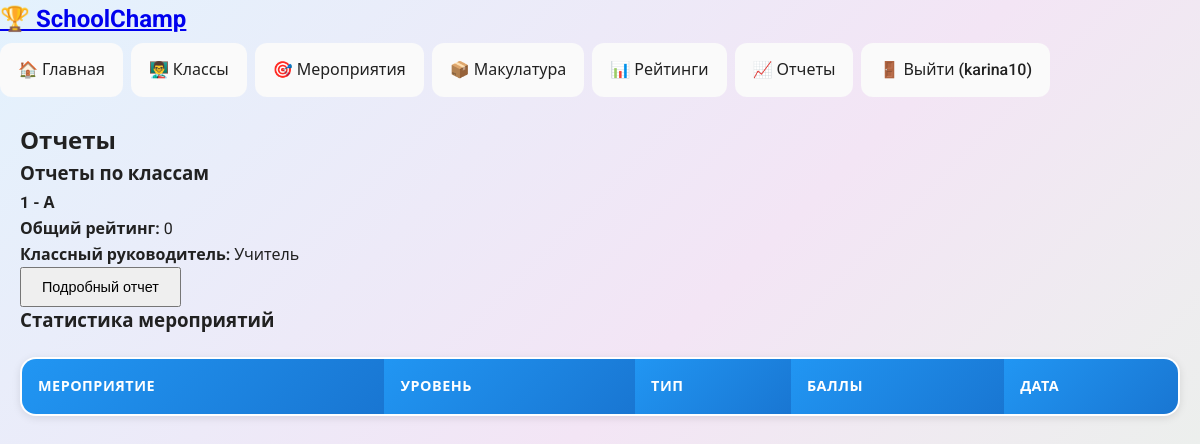
The app's page /reports (signed in) with its own data.
### models.py (models this page shows, shortened)
class User(UserMixin, db.Model):
    __tablename__ = 'users'
    id = db.Column(db.Integer, primary_key=True)
    username = db.Column(db.String(80), unique=True, nullable=False)
    email = db.Column(db.String(120), unique=True, nullable=False)
    password_hash = db.Column(db.String(120), nullable=False)
    role = db.Column(db.String(20), nullable=False, default='teacher')
    class_id = db.Column(db.Integer, db.ForeignKey('school_classes.id'), nullable=True)
    created_at = db.Column(db.DateTime, default=datetime.utcnow)
    managed_class = db.relationship('SchoolClass', backref='class_teacher', foreign_keys='SchoolClass.class_teacher_id')
    created_events = db.relationship('Event', backref='creator', foreign_keys='Event.created_by')
    approved_participations = db.relationship('Participation', backref='approver',
                                              foreign_keys='Participation.approved_by')
    approved_portfolio_entries = db.relationship('PortfolioEntry', backref='approver',
                                                 foreign_keys='PortfolioEntry.approved_by')
    class_points = db.relationship('ClassPoints', backref='teacher', foreign_keys='ClassPoints.assigned_by')

class SchoolClass(db.Model):
    __tablename__ = 'school_classes'
    id = db.Column(db.Integer, primary_key=True)
    name = db.Column(db.String(50), nullable=False)
    grade = db.Column(db.String(10), nullable=False)
    class_teacher_id = db.Column(db.Integer, db.ForeignKey('users.id'), nullable=True)
    total_rating = db.Column(db.Integer, default=0)
    created_at = db.Column(db.DateTime, default=datetime.utcnow)
    students = db.relationship('Student', backref='school_class', lazy=True, cascade='all, delete-orphan')
    class_points = db.relationship('ClassPoints', backref='school_class', lazy=True, cascade='all, delete-orphan')

### app.py (the view)
@app.route('/reports')
@login_required
def reports():
    classes = SchoolClass.query.all()
    events = Event.query.all()
    return render_template('reports.html', classes=classes, events=events)

### app.py (called while the page is built)
@app.context_processor
def utility_processor():
    def has_attr(obj, attr_name):
        return hasattr(obj, attr_name)
    return dict(has_attr=has_attr)

@login_manager.user_loader
def load_user(user_id):
    user = User.query.get(int(user_id))
    if not user:
        user = Student.query.get(int(user_id))
    return user

### templates/reports.html (shortened to what this page needs)
{% extends "base.html" %}
{% block content %}
<div class="reports-page">
    <h2>Отчеты</h2>
    <div class="reports-section">
        <h3>Отчеты по классам</h3>
        <div class="classes-list">
            {% for class in classes %}
            <div class="report-item">
                <h4>{{ class.grade }} - {{ class.name }}</h4>
                <p><strong>Общий рейтинг:</strong> {{ class.total_rating }}</p>
                <p><strong>Классный руководитель:</strong>
                    {% if class.class_teacher %}
                        {{ class.class_teacher.username }}
                    {% else %}
                        Не назначен
                    {% endif %}
                </p>
                <button onclick="loadClassReport({{ class.id }})" class="btn-small">Подробный отчет</button>
            </div>
            {% endfor %}
        </div>
    </div>
    <div class="reports-section">
        <h3>Статистика мероприятий</h3>
        <table>
            <thead>
                <tr>
                    <th>Мероприятие</th>
                    <th>Уровень</th>
                    <th>Тип</th>
                    <th>Баллы</th>
                    <th>Дата</th>
                </tr>
            </thead>
        </table>
    </div>
</div>
{% endblock %}

### templates/base.html (shortened to what this page needs)
<!DOCTYPE html>
<html lang="ru">
<head>
    <link rel="stylesheet" href="{{ url_for('static', filename='style.css') }}">
</head>
<body>
    <nav>
        <div class="nav-container">
            <h1><a href="{{ url_for('index') }}">🏆 SchoolChamp</a></h1>
            <ul>
                {% if current_user.is_authenticated %}
                    <li><a href="{{ url_for('dashboard') }}">🏠 Главная</a></li>
                    {% if current_user.role %}
                        <li><a href="{{ url_for('classes') }}">👨‍🏫 Классы</a></li>
                        <li><a href="{{ url_for('events') }}">🎯 Мероприятия</a></li>
                <li><a href="{{ url_for('paper_collection') }}">📦 Макулатура</a></li>
                    {% endif %}
                    <li><a href="{{ url_for('ratings') }}">📊 Рейтинги</a></li>
                    <li><a href="{{ url_for('reports') }}">📈 Отчеты</a></li>
                    <li><a href="{{ url_for('logout') }}">🚪 Выйти ({{ current_user.username if current_user.role else current_user.full_name }})</a></li>
                {% else %}
                    <li><a href="{{ url_for('login') }}">🔑 Войти</a></li>
                    <li><a href="{{ url_for('register') }}">📝 Регистрация</a></li>
                {% endif %}
            </ul>
        </div>
    </nav>
    <div class="container">
        {% block content %}{% endblock %}
    </div>
</body>
</html>

### static/style.css (style rules this page uses)
:root { --primary: #2196F3; --primary-dark: #1976D2; --primary-light: #BBDEFB; --secondary: #FF9800; --secondary-dark: #F57C00; --success: #4CAF50; --success-dark: #388E3C; --warning: #FFC107; --danger: #F44336; --info: #00BCD4; --light: #FAFAFA; --dark: #212121; --gray: #757575; --gray-light: #E0E0E0; --border-radius: 16px; --border-radius-sm: 12px; --shadow: 0 2px 8px rgba(0, 0, 0, 0.1); --shadow-lg: 0 4px 16px rgba(0, 0, 0, 0.15); --shadow-xl: 0 8px 24px rgba(0, 0, 0, 0.2); --transition: all 0.3s ease; }
* { margin: 0; padding: 0; box-sizing: border-box; }
body { font-family: 'Roboto', 'Segoe UI', system-ui, -apple-system, sans-serif; line-height: 1.6; color: var(--dark); background: linear-gradient(135deg, #E3F2FD 0%, #F3E5F5 50%, #E8F5E8 100%); min-height: 100vh; }
.container { max-width: 1200px; margin: 0 auto; padding: 20px; min-height: calc(100vh - 80px); }
nav ul { list-style: none; display: flex; gap: 8px; align-items: center; flex-wrap: nowrap; overflow-x: auto; -webkit-overflow-scrolling: touch; padding: 5px 0; }
nav ul li { flex-shrink: 0; }
nav ul li a { color: var(--dark); text-decoration: none; padding: 12px 16px; border-radius: var(--border-radius-sm); font-weight: 500; transition: var(--transition); background: var(--light); border: 2px solid transparent; white-space: nowrap; display: block; }
.btn-small { padding: 10px 20px; font-size: 0.9rem; }
table { width: 100%; border-collapse: collapse; background: white; border-radius: var(--border-radius); overflow: hidden; box-shadow: var(--shadow); margin: 20px 0; border: 2px solid var(--gray-light); }
table th, table td { padding: 16px; text-align: left; border-bottom: 2px solid var(--gray-light); }
table th { background: linear-gradient(135deg, var(--primary), var(--primary-dark)); color: white; font-weight: 600; font-size: 0.9rem; text-transform: uppercase; letter-spacing: 0.5px; }

### records on screen
User: role+username "karina10"
SchoolClass: grade "1", name "А", total_rating "0", class_teacher.username "Учитель"
